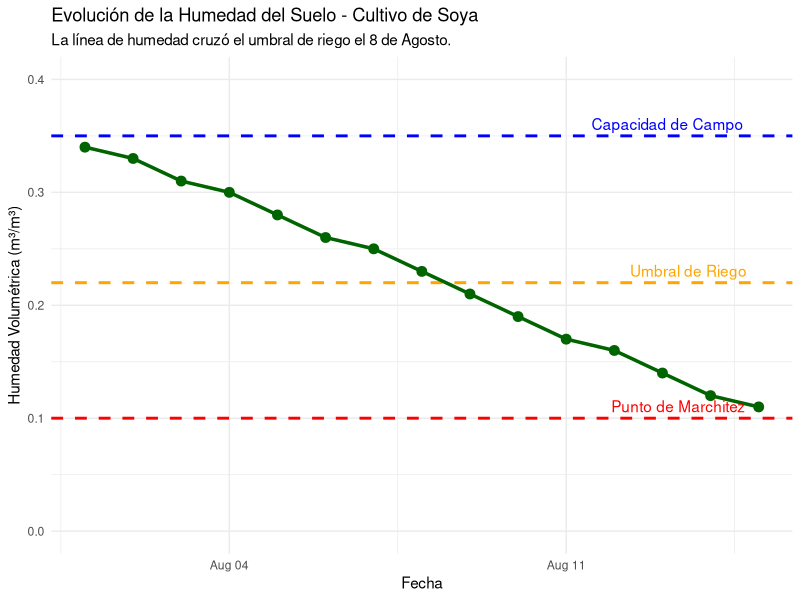
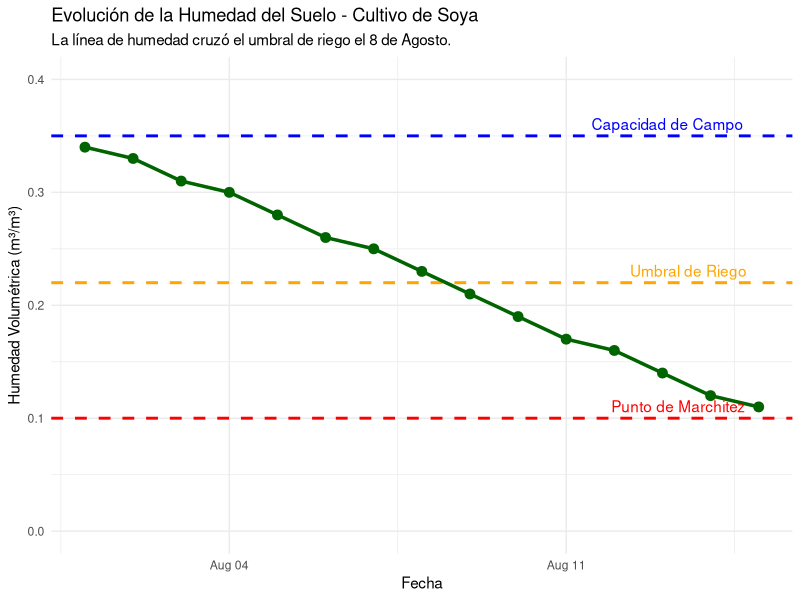

Generate these figures, in order, with R:
# EJERCICIO 02: ANÁLISIS DE HUMEDAD DEL SUELO
# -------------------------------------------

# 1. Cargar librerías
library(tidyverse)
library(lubridate)

# 2. Cargar los datos (usando la ruta desde la raíz del proyecto)
datos_humedad <- read_csv("02_Analisis_Humedad_Suelo/data/humedad_suelo_soya.csv")

# 3. Procesamiento y definición de umbrales
datos_humedad <- datos_humedad %>%
  mutate(Fecha = as.Date(Fecha))

# Umbrales agronómicos críticos (ejemplo para un suelo franco-arcilloso)
capacidad_campo <- 0.35  # Humedad ideal después de drenar
umbral_riego <- 0.22      # Punto para empezar a regar
punto_marchitez <- 0.10   # Punto de no retorno para la planta

# 4. Visualización
grafico_humedad <- ggplot(datos_humedad, aes(x = Fecha, y = Humedad_Volumetrica)) +
  # Líneas de umbrales críticos
  geom_hline(yintercept = capacidad_campo, linetype = "dashed", color = "blue", size = 1) +
  geom_hline(yintercept = umbral_riego, linetype = "dashed", color = "orange", size = 1) +
  geom_hline(yintercept = punto_marchitez, linetype = "dashed", color = "red", size = 1) +
  
  # Serie de tiempo
  geom_line(color = "darkgreen", size = 1.2) +
  geom_point(color = "darkgreen", size = 3) +
  
  # Anotaciones para explicar los umbrales
  annotate("text", x = max(datos_humedad$Fecha), y = capacidad_campo, label = "Capacidad de Campo", hjust = 1.1, vjust = -0.5, color = "blue") +
  annotate("text", x = max(datos_humedad$Fecha), y = umbral_riego, label = "Umbral de Riego", hjust = 1.1, vjust = -0.5, color = "orange") +
  annotate("text", x = max(datos_humedad$Fecha), y = punto_marchitez, label = "Punto de Marchitez", hjust = 1.1, vjust = -0.5, color = "red") +
  
  labs(
    title = "Evolución de la Humedad del Suelo - Cultivo de Soya",
    subtitle = "La línea de humedad cruzó el umbral de riego el 8 de Agosto.",
    x = "Fecha",
    y = "Humedad Volumétrica (m³/m³)"
  ) +
  theme_minimal() +
  ylim(0, 0.40) # Ajustar el eje Y para una mejor visualización

print(grafico_humedad)

# 5. Guardar el gráfico
ggsave(
  "02_Analisis_Humedad_Suelo/output/grafico_humedad_suelo.png", 
  plot = grafico_humedad, 
  width = 10, 
  height = 6
)

print("¡Análisis de humedad completado! Gráfico guardado en la carpeta 'output' del ejercicio.")
